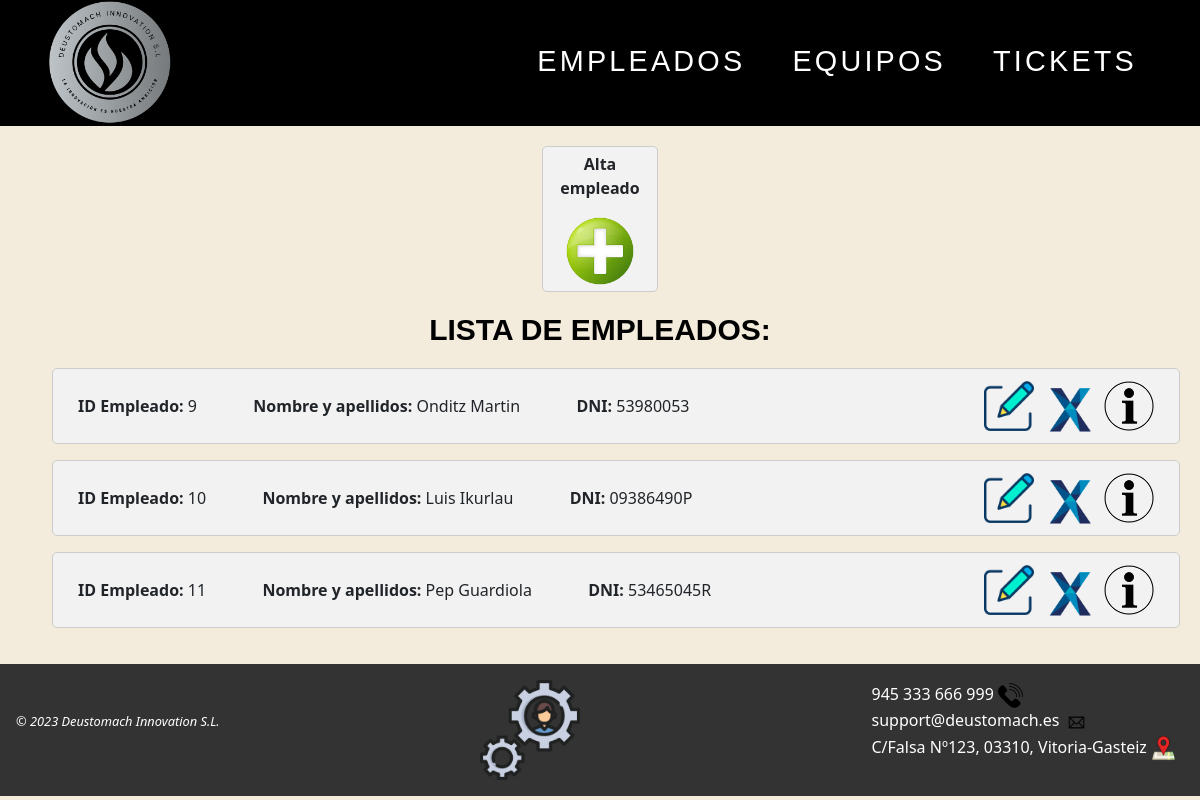
/AppWeb/listadoEmpleados/, run on an earlier commit of the app's database.
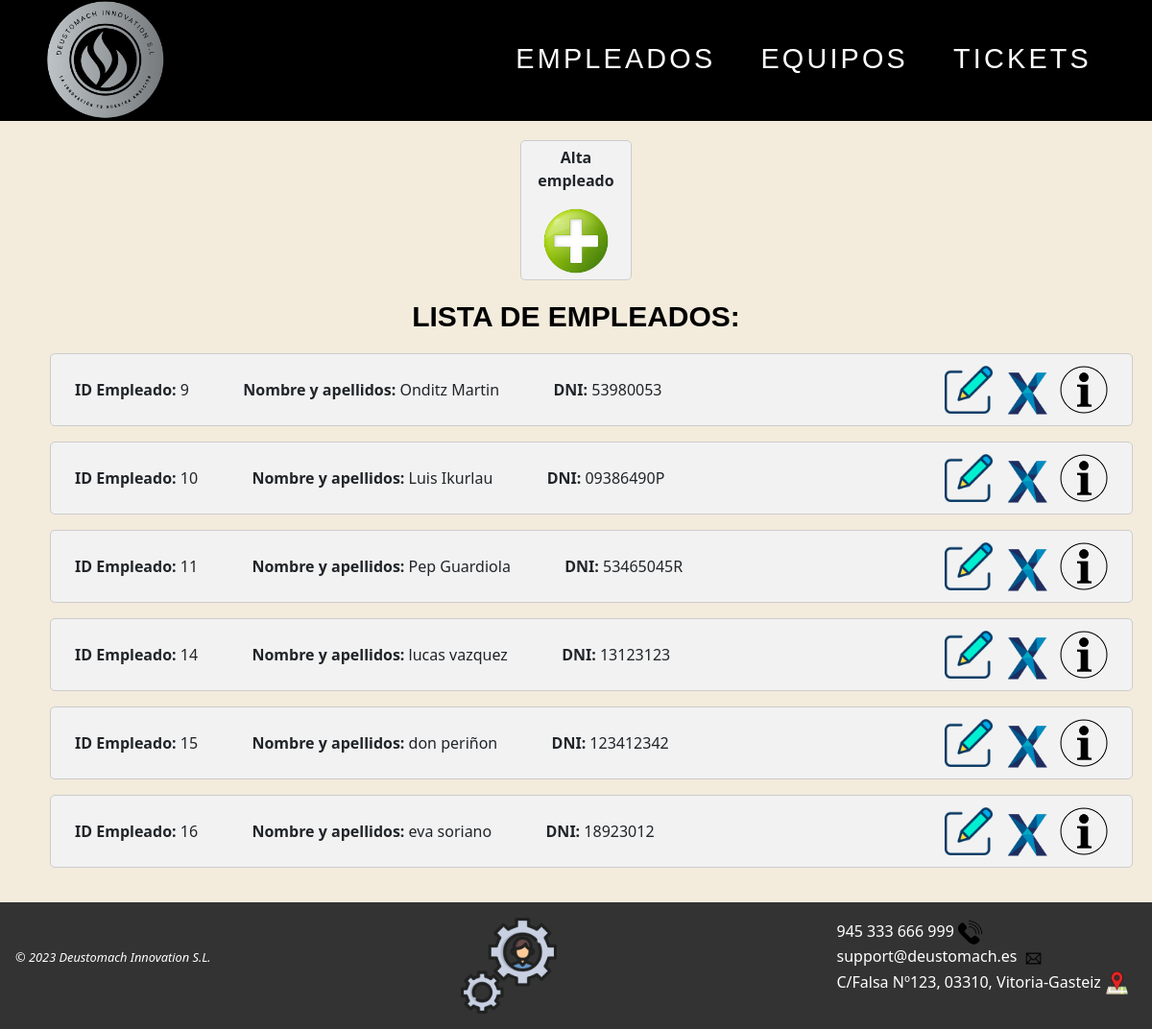
And on a later commit of the database.
### AppWeb/models.py (models this page shows, shortened)
class Empleado(models.Model):
    dni = models.CharField(max_length=9, unique=True)
    nombre = models.CharField(max_length=15)
    apellidos = models.CharField(max_length=25)
    email = models.CharField(max_length=30)
    telefono = models.IntegerField(default=0)

### AppWeb/views.py (the view)
# urls.py: path('AppWeb/listadoEmpleados/', ListaEmpleado.as_view(), name='listado-empleado'),
class ListaEmpleado(ListView):
    model = Empleado
    template_name = 'listadoEmpleados.html'

### AppWeb/Templates/listadoEmpleados.html
{% extends "homeEmpleados.html" %}
{% load static %}
{% block contenido %}
<div class="contenido">
    <div id="mas">
        <p><b>Alta empleado</b></p>
        <a href="{% url 'gestion:crear-empleado' %}"><img class="centrado" src="{% static 'images/añadirusr.png' %}" width="70px" title="Crear un empleado nuevo"></a>
    </div>
    <h1>LISTA DE EMPLEADOS:</h1>
    {% if object_list %}
        {% for emp in object_list %}
        <ul>
            <div class="objetos">
                <span><b>ID Empleado: </b>{{emp.id}} </span> &emsp;&emsp;&emsp;
                <span><b>Nombre y apellidos: </b>{{emp.nombre}} {{emp.apellidos}} </span> &emsp;&emsp;&emsp;
                <span><b>DNI: </b>{{ emp.dni }} </span>
                <a id="objetos1" href="{% url 'gestion:detalle-empleado' emp.id %}"><img src="{% static 'images/info.png' %}"  title="Pulsa para ver los detalles del empleado" width="50px" ></a>
                <a id="objetos1" href="{% url 'gestion:borrar-empleado' emp.id %}"><img src="{% static 'images/delete.png' %}" title="Haz clic para eliminar al empleado" width="50px"></a>
                <a id="objetos1" href="{% url 'gestion:modificar-empleado' emp.id %}"><img  src="{% static 'images/editar.png' %}" title="Haz clic para editar este empleado" width="50px" ></a>
            </div>
        </ul>
        {% endfor %}
    {% else %}
        <h1>No hay empleados disponibles</h1>
    {% endif %}
</div>
{% endblock %}

### AppWeb/Templates/homeEmpleados.html (shortened to what this page needs)
{% load static %}
<!DOCTYPE html>
<html lang="en">
<head>
    <link href="https://cdn.jsdelivr.net/npm/bootstrap@5.1.3/dist/css/bootstrap.min.css" rel="stylesheet"
>
    <link rel="stylesheet" href="{% static 'css/Estilo.css' %}">
</head>
<body>
    <header>
        <nav class="navbar">
            <a href="{% url 'gestion:listado-empleado' %}"><img class="logo" src="{% static 'images/LOGO.png' %}"
                    title="Logo de la empresa" alt="Logo"></a>
            <ul class="nav-menu">
                <div class="enlaces">
                    <li><a class="nav-link" href="{% url 'gestion:listado-empleado' %}" class="active">Empleados</a>
                    </li>
                    <li><a class="nav-link" href="{% url 'gestion:listado-equipo' %}">Equipos</a></li>
                    <li><a class="nav-link" href="{% url 'gestion:listado-ticket' %}">Tickets</a></li>
                </div>
            </ul>
        </nav>
    </header>
    <main class="main">
        {% block contenido %} {% endblock %}
    </main>
    <footer>
        <div class="piePagina">
            <p id="proteccion"><em>© 2023 Deustomach Innovation S.L.</em></p>
            <a id="admin" href="http://127.0.0.1:8000/admin/"><img id="logo_admin" src="{% static 'images/admin.png' %}"
                    title="Administración"></a>
            <ul id="otros">
                <li>945 333 666 999 <img class="logoInferior" src="{% static 'images/tlf.png' %}"
                        title="imagen de un teléfono"></a></li>
                <li>support@deustomach.es <img class="logoInferior" src="{% static 'images/mail.png' %}"
                        title="imagen de un mail"></a></li>
                <li>C/Falsa Nº123, 03310, Vitoria-Gasteiz <img class="logoInferior" src="{% static 'images/mapa.png' %}"
                        title="imagen de un mapa"></a></li>
            </ul>
        </div>
    </footer>
</body>
</html>

### AppWeb/static/css/Estilo.css (style rules this page uses)
.navbar { background-color: black; padding: 0 2rem; }
.nav-menu { display: flex; list-style: none; gap: 1.5rem; align-items: center; }
.nav-link { font-family: sans-serif; font-size: 1.8rem; text-decoration: none; color: white; letter-spacing: 0.2rem; }
.nav-link::after { content: ''; display: block; width: 0; height: 2px; background: #C1BDB3; transition: width .3s; }
.logo { width: 150px; object-fit: contain; }
header nav { display: flex; text-decoration: none; }
img { max-width: 100%; height: auto; }
body { background-color: #f3ebdc; }
#mas { display: block; margin-left: auto; margin-right: auto; margin-bottom: 20px; padding: 5px; background-color: #f2f2f2; border-radius: 5px; border: 1px solid #ccc; max-width: 10%; text-align: center; }
nav ul { display: flex; justify-content: right; margin: 0%; margin-bottom: 0px; }
nav ul li { list-style: none; margin-bottom: 0px; }
nav ul li a { font-family: cursive; display: block; margin-right: 15px; padding: 0 40px; text-decoration: wavy; text-transform: uppercase; line-height: 45px; margin-bottom: 0px; color: black; }
.enlaces { display: flex; align-items: right; }
footer { background-color: #333; color: #fff; }
.piePagina { display: flex; justify-content: space-between; align-items: center; padding: 1rem; }
#proteccion { font-size: 0.8rem; }
.logoInferior { width: 25px; height: 25px; margin-right: 0.5rem; }
#logo_admin { width: 100px; }
#otros { list-style: none; }
.contenido { margin: 0 auto; max-width: 1400px; padding: 20px; }
h1 { font-weight: 700; color: black; font-family: sans-serif; font-size: 30px; text-align: center; margin-bottom: 20px; }
#objetos1 { margin-left: 10px; margin-top: -13px; float: right; }
.objetos { justify-content: space-between; background-color: #f2f2f2; padding: 25px; border-radius: 5px; border: 1px solid #ccc; }
a { color: white; text-decoration: none; }

What changed in the data, as far as the page shows it:
added Empleado: id "14", nombre "lucas", apellidos "vazquez", dni "13123123"
added Empleado: id "15", nombre "don", apellidos "periñon", dni "123412342"
added Empleado: id "16", nombre "eva", apellidos "soriano", dni "18923012"
